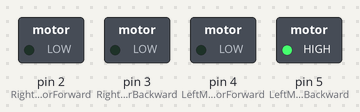
Simulated run of this sketch. Board: Arduino Uno, built with avr-gcc and run on an emulated ATmega328P. On the bench: switched loads named in the sketch (green lamp = pin HIGH).

Above: at 0.1 s.
Timing chart, 0 to 1.6 s (numbered marks = the images above):
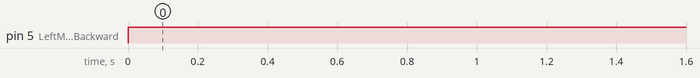

The sketch:

motor_driver.ino
```cpp
const int LeftMotorForward = 4;
const int LeftMotorBackward = 5;
const int RightMotorForward = 2;
const int RightMotorBackward = 3;

void setup() {
   Serial.begin(9600);
  pinMode(RightMotorForward, OUTPUT);
  pinMode(LeftMotorForward, OUTPUT);
  pinMode(LeftMotorBackward, OUTPUT);
  pinMode(RightMotorBackward, OUTPUT);
}

void loop() {
   digitalWrite(LeftMotorBackward , HIGH);

}
```

Measured:
- by itself, pin 5 (LeftMotorBackward): LOW → HIGH at 0.00 s
